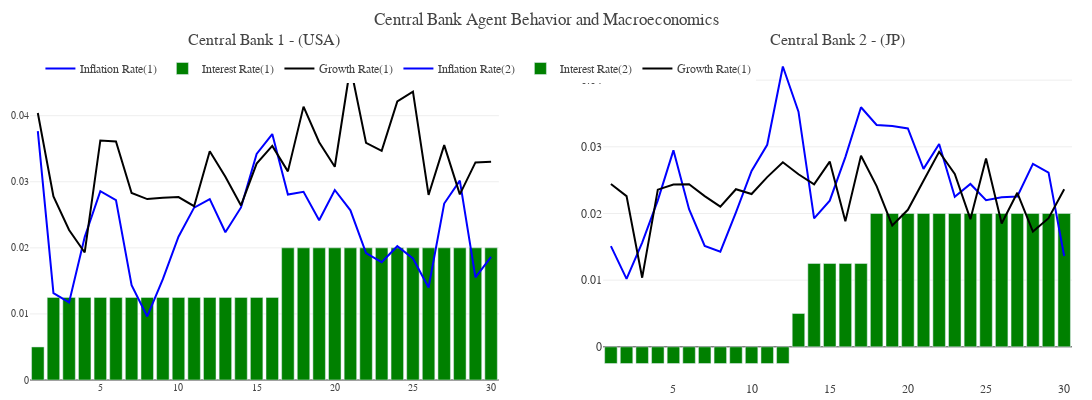

The cell this chart's notebook holds for it:
### Markdown cell above
### Central Bank Detail

### Code cell
import plotly.graph_objs as go
from plotly.subplots import make_subplots


def plot_central_bank(model_results):

    steps_data = model_results['Step'].values
    interest_rate_1_data, interest_rate_2_data = zip(*model_results['interest_rate'].values)
    inflation_rate_1_data, inflation_rate_2_data = zip(*model_results['inflation_rate'].values)

    growth_rate_1_data, growth_rate_2_data = zip(*model_results['growth_rate'].values)
    target_interest_rate_1_data, target_interest_rate_2_data = zip(*model_results['target_interest_rate'].values)
    target_inflation_rate_1_data, target_inflation_rate_2_data = zip(*model_results['target_inflation_rate'].values)


    fig = make_subplots(rows = 1, cols = 2, subplot_titles=['Central Bank 1 - (USA)', 'Central Bank 2 - (JP)'])
    temp = dict(layout=go.Layout(font=dict(family="Franklin Gothic", size = 12)))

    inflation_rate_1 = go.Scatter(x = steps_data, y = inflation_rate_1_data, name = 'Inflation Rate(1)', mode = 'lines', line = dict(color = 'blue'))
    growth_rate_1 = go.Scatter(x = steps_data, y = growth_rate_1_data, name = 'Growth Rate(1)', mode = 'lines', line = dict(color = 'black'))
    interest_rate_1 = go.Bar(x = steps_data, y = interest_rate_1_data, name = 'Interest Rate(1)', marker = dict(color = 'green'))

    inflation_rate_2 = go.Scatter(x = steps_data, y = inflation_rate_2_data, name = 'Inflation Rate(2)', mode = 'lines', line = dict(color = 'blue'))
    growth_rate_2 = go.Scatter(x = steps_data, y = growth_rate_2_data, name = 'Growth Rate(1)', mode = 'lines', line = dict(color = 'black'))
    interest_rate_2 = go.Bar(x = steps_data, y = interest_rate_2_data, name = 'Interest Rate(2)', marker = dict(color = 'green'))


    fig.add_trace(inflation_rate_1, row = 1, col = 1)
    fig.add_trace(interest_rate_1, row = 1, col = 1)
    fig.add_trace(growth_rate_1, row = 1, col = 1)
    fig.add_trace(inflation_rate_2, row = 1, col = 2)
    fig.add_trace(interest_rate_2, row = 1, col = 2)
    fig.add_trace(growth_rate_2, row = 1, col = 2)

    fig.update_layout(title_text = 'Central Bank Agent Behavior and Macroeconomics', showlegend=True)

    fig.update_layout(template = temp,
                    hovermode = 'closest',
                    margin = dict(l = 30, r = 20, t = 50, b = 20),
                    height = 400, 
                    width = 1200, 
                    showlegend = True,
                    xaxis = dict(tickfont=dict(size=10)),  
                    yaxis = dict(side = "left", tickfont = dict(size=10)),
                    xaxis_showgrid = False, 
                    legend = dict(yanchor = "bottom", y = 0.9, xanchor = "left", x = 0.01,  orientation="h"))

    return fig 


plot_central_bank(model_results)

### Figure 1 — Plotly figure (JSON) as saved in the notebook; plotly's stock layout.template omitted (floating-point values rounded to 4 significant figures)
{"data": [{"line": {"color": "blue"}, "mode": "lines", "name": "Inflation Rate(1)", "type": "scatter", "x": [1, 2, 3, 4, 5, 6, 7, 8, 9, 10, 11, 12, 13, 14, 15, 16, 17, 18, 19, 20, 21, 22, 23, 24, 25, 26, 27, 28, 29, 30], "xaxis": "x", "y": [0.03767, 0.01313, 0.01175, 0.02165, 0.02858, 0.02722, 0.01435, 0.009615, 0.01526, 0.02169, 0.02609, 0.02738, 0.02236, 0.02612, 0.03421, 0.03722, 0.02807, 0.02848, 0.02417, 0.02875, 0.02568, 0.01921, 0.01783, 0.02025, 0.01839, 0.014, 0.02671, 0.03017, 0.01554, 0.01862], "yaxis": "y"}, {"marker": {"color": "green"}, "name": "Interest Rate(1)", "type": "bar", "x": [1, 2, 3, 4, 5, 6, 7, 8, 9, 10, 11, 12, 13, 14, 15, 16, 17, 18, 19, 20, 21, 22, 23, 24, 25, 26, 27, 28, 29, 30], "xaxis": "x", "y": [0.005, 0.0125, 0.0125, 0.0125, 0.0125, 0.0125, 0.0125, 0.0125, 0.0125, 0.0125, 0.0125, 0.0125, 0.0125, 0.0125, 0.0125, 0.0125, 0.02, 0.02, 0.02, 0.02, 0.02, 0.02, 0.02, 0.02, 0.02, 0.02, 0.02, 0.02, 0.02, 0.02], "yaxis": "y"}, {"line": {"color": "black"}, "mode": "lines", "name": "Growth Rate(1)", "type": "scatter", "x": [1, 2, 3, 4, 5, 6, 7, 8, 9, 10, 11, 12, 13, 14, 15, 16, 17, 18, 19, 20, 21, 22, 23, 24, 25, 26, 27, 28, 29, 30], "xaxis": "x", "y": [0.04041, 0.02777, 0.02271, 0.0193, 0.03625, 0.03609, 0.02831, 0.02738, 0.02759, 0.02768, 0.0263, 0.03461, 0.03075, 0.02642, 0.03276, 0.03543, 0.03157, 0.04137, 0.03599, 0.03227, 0.04745, 0.03589, 0.03467, 0.04217, 0.04365, 0.02801, 0.03554, 0.02809, 0.03293, 0.03304], "yaxis": "y"}, {"line": {"color": "blue"}, "mode": "lines", "name": "Inflation Rate(2)", "type": "scatter", "x": [1, 2, 3, 4, 5, 6, 7, 8, 9, 10, 11, 12, 13, 14, 15, 16, 17, 18, 19, 20, 21, 22, 23, 24, 25, 26, 27, 28, 29, 30], "xaxis": "x2", "y": [0.01511, 0.0102, 0.01563, 0.02198, 0.02947, 0.02064, 0.01514, 0.01427, 0.02017, 0.02639, 0.03031, 0.04205, 0.03527, 0.01927, 0.02193, 0.02846, 0.03594, 0.03329, 0.03312, 0.03276, 0.02669, 0.03041, 0.02251, 0.02443, 0.02201, 0.02244, 0.02255, 0.02746, 0.02613, 0.01363], "yaxis": "y2"}, {"marker": {"color": "green"}, "name": "Interest Rate(2)", "type": "bar", "x": [1, 2, 3, 4, 5, 6, 7, 8, 9, 10, 11, 12, 13, 14, 15, 16, 17, 18, 19, 20, 21, 22, 23, 24, 25, 26, 27, 28, 29, 30], "xaxis": "x2", "y": [-0.0025, -0.0025, -0.0025, -0.0025, -0.0025, -0.0025, -0.0025, -0.0025, -0.0025, -0.0025, -0.0025, -0.0025, 0.005, 0.0125, 0.0125, 0.0125, 0.0125, 0.02, 0.02, 0.02, 0.02, 0.02, 0.02, 0.02, 0.02, 0.02, 0.02, 0.02, 0.02, 0.02], "yaxis": "y2"}, {"line": {"color": "black"}, "mode": "lines", "name": "Growth Rate(1)", "type": "scatter", "x": [1, 2, 3, 4, 5, 6, 7, 8, 9, 10, 11, 12, 13, 14, 15, 16, 17, 18, 19, 20, 21, 22, 23, 24, 25, 26, 27, 28, 29, 30], "xaxis": "x2", "y": [0.02442, 0.02261, 0.01037, 0.02358, 0.02435, 0.02439, 0.02261, 0.02104, 0.02364, 0.02293, 0.02546, 0.02768, 0.02589, 0.02437, 0.02779, 0.01882, 0.02867, 0.0241, 0.0182, 0.02056, 0.0249, 0.02926, 0.02594, 0.01915, 0.02824, 0.0185, 0.02311, 0.01729, 0.01929, 0.02364], "yaxis": "y2"}], "layout": {"annotations": [{"font": {"size": 16}, "showarrow": false, "text": "Central Bank 1 - (USA)", "x": 0.225, "xanchor": "center", "xref": "paper", "y": 1, "yanchor": "bottom", "yref": "paper"}, {"font": {"size": 16}, "showarrow": false, "text": "Central Bank 2 - (JP)", "x": 0.775, "xanchor": "center", "xref": "paper", "y": 1, "yanchor": "bottom", "yref": "paper"}], "height": 400, "hovermode": "closest", "legend": {"orientation": "h", "x": 0.01, "xanchor": "left", "y": 0.9, "yanchor": "bottom"}, "margin": {"b": 20, "l": 30, "r": 20, "t": 50}, "showlegend": true, "title": {"text": "Central Bank Agent Behavior and Macroeconomics"}, "width": 1200, "xaxis": {"anchor": "y", "domain": [0, 0.45], "showgrid": false, "tickfont": {"size": 10}}, "xaxis2": {"anchor": "y2", "domain": [0.55, 1]}, "yaxis": {"anchor": "x", "domain": [0, 1], "side": "left", "tickfont": {"size": 10}}, "yaxis2": {"anchor": "x2", "domain": [0, 1]}}}
